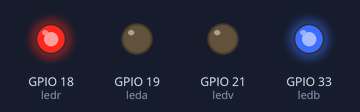
Recording of a program running on a simulated ESP32 board running MicroPython. Parts: output pins drawn as LEDs (lit = HIGH).

Above: at 1.5 s.
At 3.5 s:
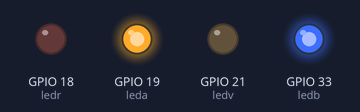
At 6.5 s:
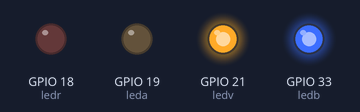
Timing chart, 0 to 10.4 s (numbered marks = the images above):
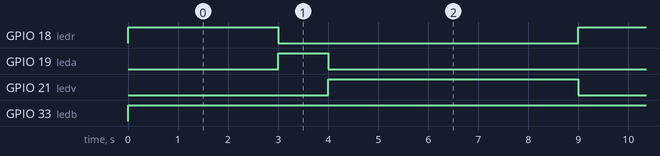

The program:

main.py
```python
from machine import Pin
from time import sleep

ledr = Pin(18, Pin.OUT)
leda = Pin(19, Pin.OUT)
ledv = Pin(21, Pin.OUT)
ledb = Pin(33, Pin.OUT)

sensor= Pin(34, Pin.IN, Pin.PULL_UP)

estado = 0
contador = 0

while True:
    #Control luz blanca
    if sensor.value() == 1:
        ledb.on()
    else:
        ledb.off()

    #Control del semáforo
    if estado == 0:
        ledr.on()
        leda.off()
        ledv.off()
        contador += 1
        if contador >= 3:
            estado = 1
            contador = 0

    elif estado == 1:
        ledr.off()
        leda.on()
        ledv.off()
        contador += 1
        if contador >= 1:
            estado = 2
            contador = 0

    elif estado == 2:  # Verde
        ledr.off()
        leda.off()
        ledv.on()
        contador += 1
        if contador >= 5:  # 3 segundos en verde
            estado = 0
            contador = 0

    sleep(1)
```

Measured:
- by itself, GPIO 18 (ledr): alternates HIGH for 3.0 s and LOW for 6.0 s
- by itself, GPIO 19 (leda): alternates HIGH for 1.0 s and LOW for 8.0 s
- by itself, GPIO 21 (ledv): alternates HIGH for 5.0 s and LOW for 4.0 s
- by itself, GPIO 33 (ledb): LOW → HIGH at 0.00 s
